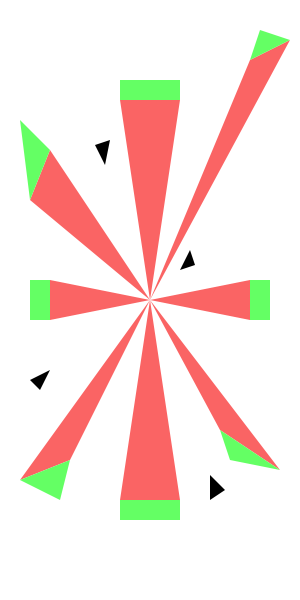
Frame 1 (no input)
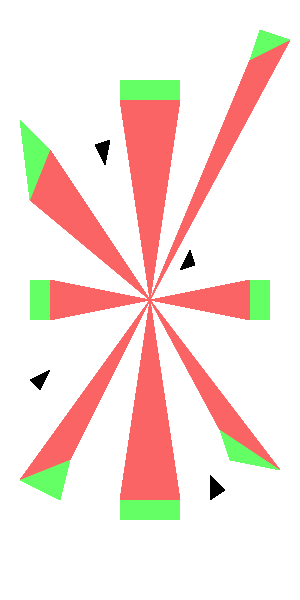
Frame 60 (the mouse pressed at the canvas centre just before this capture)
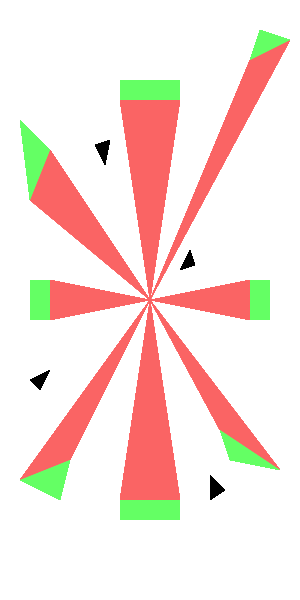
Frame 120 (the mouse held since frame 60 and released just before this capture)

The Processing sketch that drew these frames (run headless with seeded random() and noise(); from frame 60 on, the mouse is pressed at the canvas centre):

// Processing sketch: processing_24721
// ── processing_24721.pde



void setup()
{
  size(300,600);

  background(255); 

}

void draw()
{
 
   smooth();
  noStroke();
  fill(250,100,100);
  triangle(150,300,120,100,180,100);
  triangle(150,300,120,500,180,500);
  triangle(150,300,50,280,50,320);
  triangle(150,300,250,280,250,320);
  
  triangle(150,300,30,200,50,150);
  triangle(150,300,250,60,290,40);
  triangle(150,300,20,480,70,460);
  triangle(150,300,220,430,280,470);
 
  fill(100,255,100);
  triangle(30,200,50,150,20,120);
  triangle(250,60,290,40,260,30);
  triangle(20,480,70,460,60,500);
  triangle(220,430,280,470,230,460);
  //seeds
  fill(0);
  triangle(95,145,110,140,105,165);
  triangle(30,380,50,370,40,390);
  triangle(210,500,225,490,210,475);
  triangle(180,270,195,265,190,250);
  
  
  fill(100,255,100);
  rect(120,80,60,20);
  rect(120,500,60,20);
  rect(30,280,20,40);
  rect(250,280,20,40);
  
 

}
